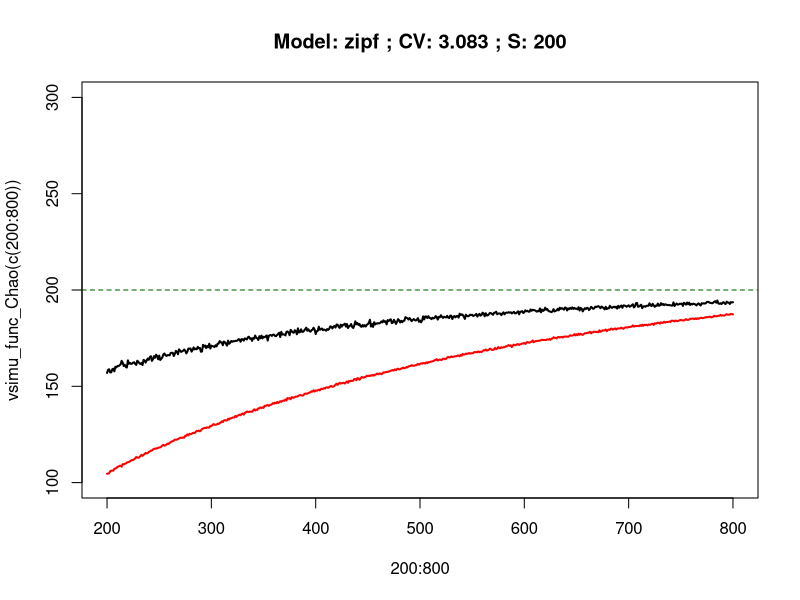

The R script that drew this image:
library(ggplot2)

S <- 200
r <- 1000
model <- 'zipf'
set.seed(1111)
if(model == 'unif'){
  pi_i <- runif(S)
}else if(model == 'zipf'){
  pi_i <- 1/((1:S)-0.1)
}else if(model == 'broken'){
  pi_i <- rexp(S)
}else if(model == 'homo'){
  pi_i <- rep(1/S, S)
}
pi_norm <- pi_i/sum(pi_i)
cv <- (sd(pi_norm) / mean(pi_norm))

simu_func_Chao <- function(n){
  s_chao <- 0
  for(i in c(1:r)){
    data <- rmultinom(1, n, pi_norm)
    sample_data <- data[data > 0]
    s_obs <- sum(sample_data > 0)
    f1 <- sum(sample_data == 1)
    f2 <- sum(sample_data == 2)
    if(f2 > 0){
      s_chao[i] <- s_obs + (n-1)/ n * (f1^2)/(2*f2)
    }else{
      s_chao[i] <- s_obs + (n-1)/(2*n) * f1 * (f1-1)
    }
  }
  return(mean(s_chao))
}
simu_func_proposed <- function(n){
  s_est <- 0
  for(i in c(1:r)){
    data <- rmultinom(1, n, pi_norm)
    sample_data <- data[data > 0]
    p_i <- sample_data / sum(sample_data)
    s_est[i] <- sum(1/(1-(1-p_i)^n))
  }
  return(mean(s_est))
}

simu_func_Chao_RMSE <- function(n){
  s_chao <- 0
  for(i in c(1:500)){
    data <- rmultinom(1, n, pi_norm)
    sample_data <- data[data > 0]
    s_obs <- sum(sample_data > 0)
    f1 <- sum(sample_data == 1)
    f2 <- sum(sample_data == 2)
    if(f2 != 0){
      s_chao[i] <- s_obs + (n-1)/ n * (f1^2)/(2*f2)
    }else{
      s_chao[i] <- s_obs + (n-1)/ n * (f1*(f1-1))/2
    }
  }
  return(sqrt((mean(s_chao)-S)^2 + var(s_chao)))
}
simu_func_proposed_RMSE <- function(n){
  thres = 0.9
  s_est <- 0
  for(i in c(1:500)){
    data <- rmultinom(1, n, pi_norm)
    sample_data <- data[data > 0]
    p_i <- sample_data / sum(sample_data)
    f1 <- sum(sample_data == 1)
    f2 <- sum(sample_data == 2)
    C <- 1-f1/n
    s_obs <- sum(sample_data > 0)
    s_est[i] <- sum(1/(1-(1-p_i)^n))
  }
  return(sqrt((mean(s_est)-S)^2 + var(s_est)))
}
vsimu_func_Chao <- Vectorize(simu_func_Chao)
vsimu_func_proposed <- Vectorize(simu_func_proposed)
vsimu_func_Chao_RMSE <- Vectorize(simu_func_Chao_RMSE)
vsimu_func_proposed_RMSE <- Vectorize(simu_func_proposed_RMSE)


plot(200:800,vsimu_func_Chao(c(200:800)), type = 'l', 
     col='black', ylim = c(S*0.5,S*1.5), lwd = 2,
     main = paste("Model:",model, "; CV:", round(cv,3), "; S:", S))
lines(200:800,vsimu_func_proposed(c(200:800)), type = 'l', 
      col='red', lwd = 2)
abline(h=S,col="dark green",lty=2)




# for(model in c("unif", "zipf", "broken", "homo")){
#   if(model == 'unif'){
#     pi_i <- runif(S)
#   }else if(model == 'zipf'){
#     pi_i <- 1/((1:S)-0.1)
#   }else if(model == 'broken'){
#     pi_i <- rexp(S)
#   }else if(model == 'homo'){
#     pi_i <- rep(1/S, S)
#   }
#   pi_norm <- pi_i/sum(pi_i)
#   cv <- (sd(pi_norm) / mean(pi_norm))
#   
#   richness <- ggplot(data.frame(x = c(100, 800)), aes(x)) +
#     stat_function(fun = vsimu_func_Chao, aes(colour = "Chao1"), size=1.5) +
#     stat_function(fun = vsimu_func_proposed, aes(colour = "Proposed"), size=1.5) +
#     ylim(100, 280) +
#     geom_hline(yintercept=S, color = "black") +
#     ggtitle(paste("Model:",model, "; CV:", round(cv,3), "; S:", S)) +
#     xlab("sample size") + 
#     ylab("Estimation")
#   print(richness)
#   ggsave(filename = paste(model, "_richness.png", sep = ""), richness, dpi = 300, device='png')
#   
#   rmse <- ggplot(data.frame(x = c(100, 800)), aes(x)) +
#     stat_function(fun = vsimu_func_Chao_RMSE, aes(colour = "Chao1"), size=1.5) +
#     stat_function(fun = vsimu_func_proposed_RMSE, aes(colour = "Proposed"), size=1.5) +
#     ylim(0, 100) +
#     geom_hline(yintercept=0, color = "black") +
#     ggtitle(paste("Model:", model, "; CV:", round(cv,3), "; S:", S)) +
#     xlab("sample size") + 
#     ylab("RMSE")
#   print(rmse)
#   ggsave(filename = paste(model, "_RMSE.png", sep = ""), rmse, dpi = 300, device='png')
# }
